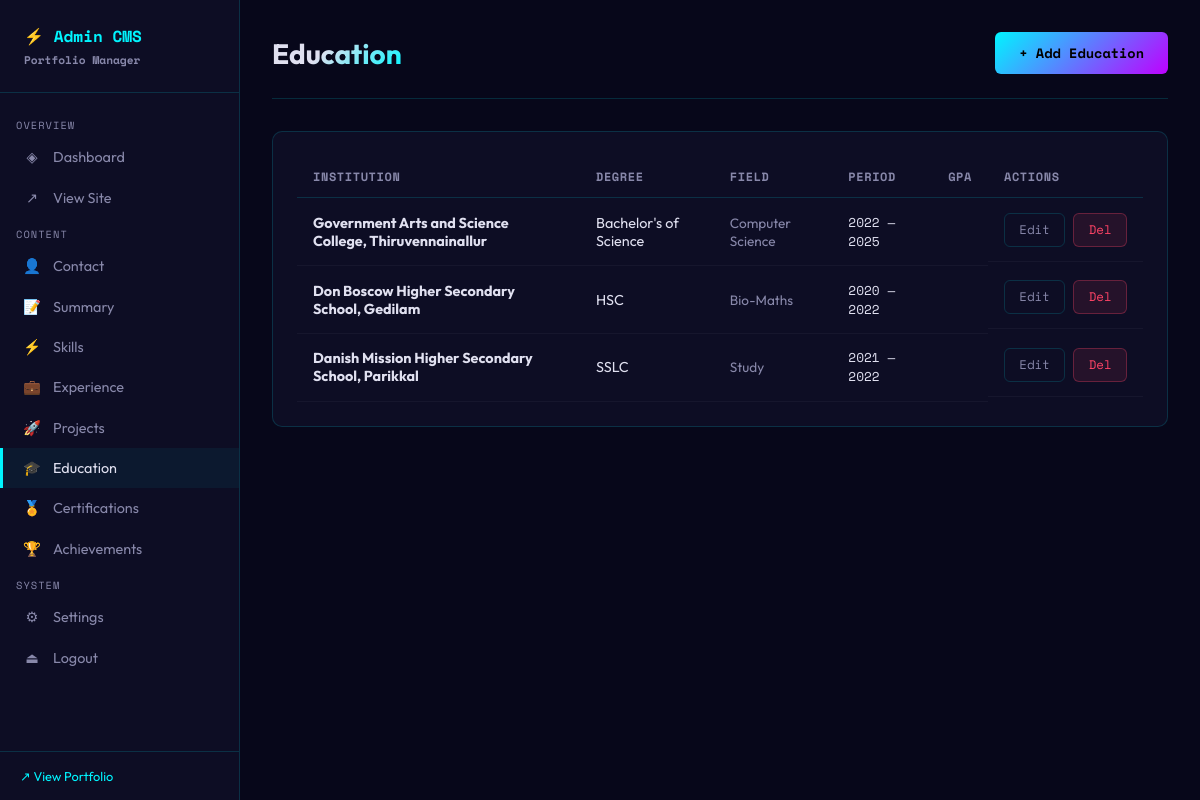
Page /admin/education (signed in) on the committed database.
### tables this page shows
CREATE TABLE education (
        id INTEGER PRIMARY KEY,
        institution TEXT NOT NULL, degree TEXT, field TEXT,
        start_year TEXT, end_year TEXT, gpa TEXT, description TEXT,
        order_index INTEGER DEFAULT 0
    );

### app/routes/admin.py (the view)
@admin_bp.route('/education')
@login_required
def education():
    db = get_db(current_app.config['DB_PATH'])
    items = db.execute("SELECT * FROM education ORDER BY order_index").fetchall()
    db.close()
    return render_template('admin/education.html', items=[dict(i) for i in items])

### app/db.py (called while the page is built)
def get_db(db_path):
    conn = sqlite3.connect(db_path)
    conn.row_factory = sqlite3.Row
    conn.execute("PRAGMA journal_mode=WAL")
    return conn

### app/routes/admin.py (called while the page is built)
@admin_bp.context_processor
def inject_settings():
    try:
        db = get_db(current_app.config['DB_PATH'])
        settings = {r['key']: r['value'] for r in db.execute("SELECT key,value FROM site_settings").fetchall()}
        db.close()
        return dict(settings=settings)
    except:
        return dict(settings={})

def login_required(f):
    @wraps(f)
    def decorated(*args, **kwargs):
        if not session.get('admin_logged_in'):
            return redirect(url_for('admin.login'))
        return f(*args, **kwargs)
    return decorated

### app/templates/admin/education.html (shortened to what this page needs)
{% extends 'admin/base.html' %}
{% block content %}
<div class="page-header">
  <div><div class="page-title">Education</div></div>
  <button class="btn btn-primary" onclick="document.getElementById('modal').classList.add('open')">+ Add Education</button>
</div>
<div class="card">
  <div class="table-wrap">
    <table>
      <thead><tr><th>Institution</th><th>Degree</th><th>Field</th><th>Period</th><th>GPA</th><th>Actions</th></tr></thead>
      <tbody>
        {% for item in items %}
        <tr>
          <td><strong>{{ item.institution }}</strong></td>
          <td>{{ item.degree }}</td>
          <td style="color:var(--text-dim);font-size:.85rem">{{ item.field }}</td>
          <td style="font-family:var(--font-mono);font-size:.8rem">{{ item.start_year }} — {{ item.end_year or 'Present' }}</td>
          <td style="color:var(--accent);font-family:var(--font-mono);font-size:.85rem">{{ item.gpa }}</td>
          <td class="td-actions">
            <button class="btn btn-sm btn-ghost" onclick='editEdu({{ item|tojson }})'>Edit</button>
            <form method="POST" action="/admin/education/delete/{{ item.id }}" onsubmit="return confirm('Delete?')"><button type="submit" class="btn btn-sm btn-danger">Del</button></form>
          </td>
        </tr>
        {% endfor %}
      </tbody>
    </table>
  </div>
</div>
{% endblock %}

### app/templates/admin/base.html (style rules this page uses)
:root { --accent: #00f5ff; --secondary: #bf00ff; --bg: #07071a; --bg2: #0d0d24; --bg3: #12122e; --text: #e0e0f0; --text-dim: #8888aa; --border: rgba(0, 245, 255, 0.15); --success: #00cc88; --error: #ff4466; --font-mono: 'Space Mono', monospace; --font: 'Outfit', sans-serif; --r: 10px; }
*, *::before, *::after { box-sizing: border-box; margin: 0; padding: 0; }
body { font-family: var(--font); background: var(--bg); color: var(--text); min-height: 100vh; display: flex; }
.page-header { display: flex; justify-content: space-between; align-items: center; margin-bottom: 2rem; padding-bottom: 1.5rem; border-bottom: 1px solid var(--border); }
.page-title { font-size: 1.75rem; font-weight: 700; background: linear-gradient(135deg, var(--text) 40%, var(--accent)); -webkit-background-clip: text; -webkit-text-fill-color: transparent; background-clip: text; }
.card { background: var(--bg2); border: 1px solid var(--border); border-radius: var(--r); padding: 1.5rem; margin-bottom: 1.5rem; }
.btn { padding: 0.7rem 1.5rem; border-radius: 6px; font-family: var(--font-mono); font-size: 0.85rem; cursor: pointer; text-decoration: none; display: inline-flex; align-items: center; gap: 0.5rem; border: none; transition: all 0.2s; }
.btn-primary { background: linear-gradient(135deg, var(--accent), var(--secondary)); color: #000; font-weight: 700; }
.btn-ghost { background: transparent; color: var(--text-dim); border: 1px solid var(--border); }
.btn-danger { background: rgba(255, 68, 102, 0.1); color: var(--error); border: 1px solid rgba(255, 68, 102, 0.3); }
.btn-sm { padding: 0.4rem 0.9rem; font-size: 0.78rem; }
.table-wrap { overflow-x: auto; }
table { width: 100%; border-collapse: collapse; }
th { padding: 0.75rem 1rem; text-align: left; font-family: var(--font-mono); font-size: 0.75rem; color: var(--text-dim); border-bottom: 1px solid var(--border); text-transform: uppercase; letter-spacing: 0.05em; }
td { padding: 0.9rem 1rem; border-bottom: 1px solid rgba(255, 255, 255, 0.04); font-size: 0.9rem; vertical-align: middle; }
.td-actions { display: flex; gap: 0.5rem; }

### rows in the picture
education: institution "Government Arts and Science College, Thiruvennainallur", degree "Bachelor's of Science", field "Computer Science", start_year "2022", end_year "2025"
education: institution "Don Boscow Higher Secondary School, Gedilam", degree "HSC", field "Bio-Maths", start_year "2020", end_year "2022"
education: institution "Danish Mission Higher Secondary School, Parikkal", degree "SSLC", field "Study", start_year "2021", end_year "2022"
